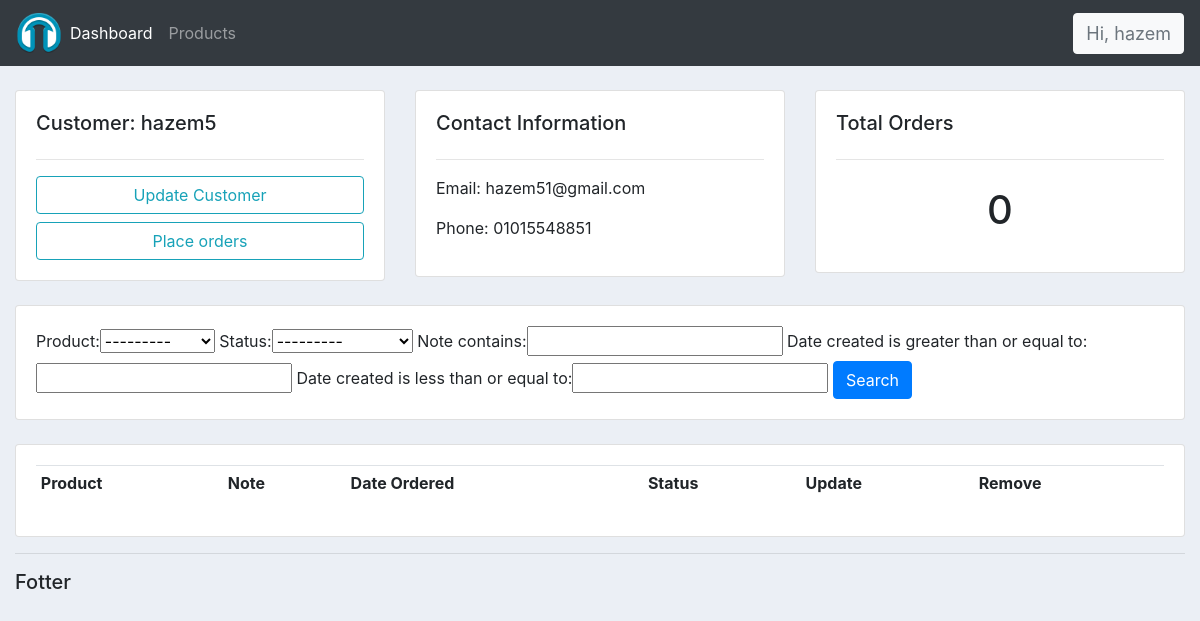
Screenshot of /customer/8 (signed in) with the database file from the repository.
### accountss/models.py (models this page shows)
class Customer(models.Model):
    user  = models.OneToOneField(User, null=True, blank=True, on_delete=models.CASCADE) #whenever the user is deleted delete that relation to this customer
    name  = models.CharField(max_length=200, null=True)
    phone = models.CharField(max_length=200, null=True)
    email = models.CharField(max_length=200, null=True)
    profile_pic = models.ImageField(upload_to=get_encoded_file_name,default="c188345d-a2ef-4b25-9d8a-ac9137926485-default_profile_pic.svg", null=True, blank=True)
    date_created = models.DateTimeField(auto_now_add=True, null=True)
    def __str__(self):
        return self.name

### accountss/decorators.py (the view)
        def wrapper_func(request, *args, **kwargs):
            group = None
            if request.user.groups.exists():
                group = request.user.groups.all()[0].name
            if group in allowed_roles:
                return view_func(request, *args, **kwargs)
            else:
                return HttpResponse('<h1><p>Not Authorized</p></h1>')

### accountss/models.py (called while the page is built)
    def __str__(self):
        return self.name

### accountss/views.py (called while the page is built)
@login_required(login_url='loginPage')
@allowed_users(allowed_roles=['admin'])
def customer(request, pk):
    customer = Customer.objects.get(id=pk)
    orders = customer.order_set.all()
    orders_count = orders.count()
    myfilter = orderfilter(request.GET, queryset=orders)
    orders = myfilter.qs
    context = {'customer':customer, 'orders':orders,'orders_count':orders_count,'myfilter':myfilter}
    return render(request, 'accountss/customer.html', context)

### accountss/templates/accountss/customer.html (shortened to what this page needs)
{% extends 'accountss/main.html'%}
{% block content%}
<br>
<div class="row">
    <div class="col-md">
        <div class="card card-body">
            <h5>Customer: {{customer.name}} </h5>
            <hr>
            <a class="btn btn-outline-info bt-sm btn-block" href="">Update Customer</a>
            <a class="btn btn-outline-info bt-sm btn-block" href="{% url 'create_multiple_order' customer.id %}">Place orders</a>
        </div>
    </div>
    <div class="col-md">
        <div class="card card-body">
            <h5>Contact Information</h5>
            <hr>
            <p>Email: {{customer.email}}</p>
            <p>Phone: {{customer.phone}}</p>
        </div>
    </div>
    <div class="col-md">
        <div class="card card-body">
            <h5>Total Orders</h5>
            <hr>
            <h1 style="text-align:center;padding: 10px">{{orders_count}}</h1>
        </div>
    </div>
</div>
<br>
<div class="row">
    <div class="col">
        <div class="card card-body">
            <form method="get">
                {{myfilter.form}}
                <button class="btn btn-primary" type="submit">Search</button>
            </form>
        </div>
    </div>
</div>
<br>
<div class="row">
    <div class="col-md">
        <div class="card card-body">
            <table class="table table-sm">
                <tr >
                    <th>Product</th>
                    <th>Note</th>
                    <th>Date Ordered</th>
                    <th>Status</th>
                    <th>Update</th>
                    <th>Remove</th>
                </tr>
            </table>
        </div>
    </div>
</div>
{% endblock %}

### accountss/templates/accountss/navbar.html (shortened to what this page needs)
{% load static %}
<nav class="navbar navbar-expand-lg navbar-dark bg-dark ">
  <img class="nav-small-hazem" src="{% static 'images/logo.png' %}">
    <div class="collapse navbar-collapse" id="navbarNavAltMarkup">
      <div class="navbar-nav">
        {% if request.user.is_staff %}
        <a class="nav-item nav-link active" href="{% url 'home' %}">Dashboard</a>
        <a class="nav-item nav-link" href="{% url 'products'%}">Products</a>
        {% else%}
          <li class="nav-item" >
            <a class="nav-link" href="{% url 'account' %}">Settings</a>
          </li>
        {% endif %}
      </div>
    </div>
    <span class="text-muted float-right hz  btn btn-light"  data-toggle="collapse" data-target="#logoutbutton" style="font-size: 18px;">Hi, {{request.user.customer}}  </span>
  </nav>

### static/css/main.css (style rules this page uses)
body { background-color: #ebeff5; }

### static/css/navbar.css (style rules this page uses)
.nav-small-hazem { float: left; padding: 2px 0px; font-size: 19px; line-height: 24px; height: 50px; max-width: 50px; display: table; }

### accountss/templates/accountss/navbar.html (style rules this page uses)
@media (min-width: 992px) { .hz { display: inline; } }

### rows the page displays
Customer: name "hazem5", email "hazem51@gmail.com", phone "01015548851"

### other values shown
{{ request.user.customer }} "hazem"
{{ orders_count }} "0"
